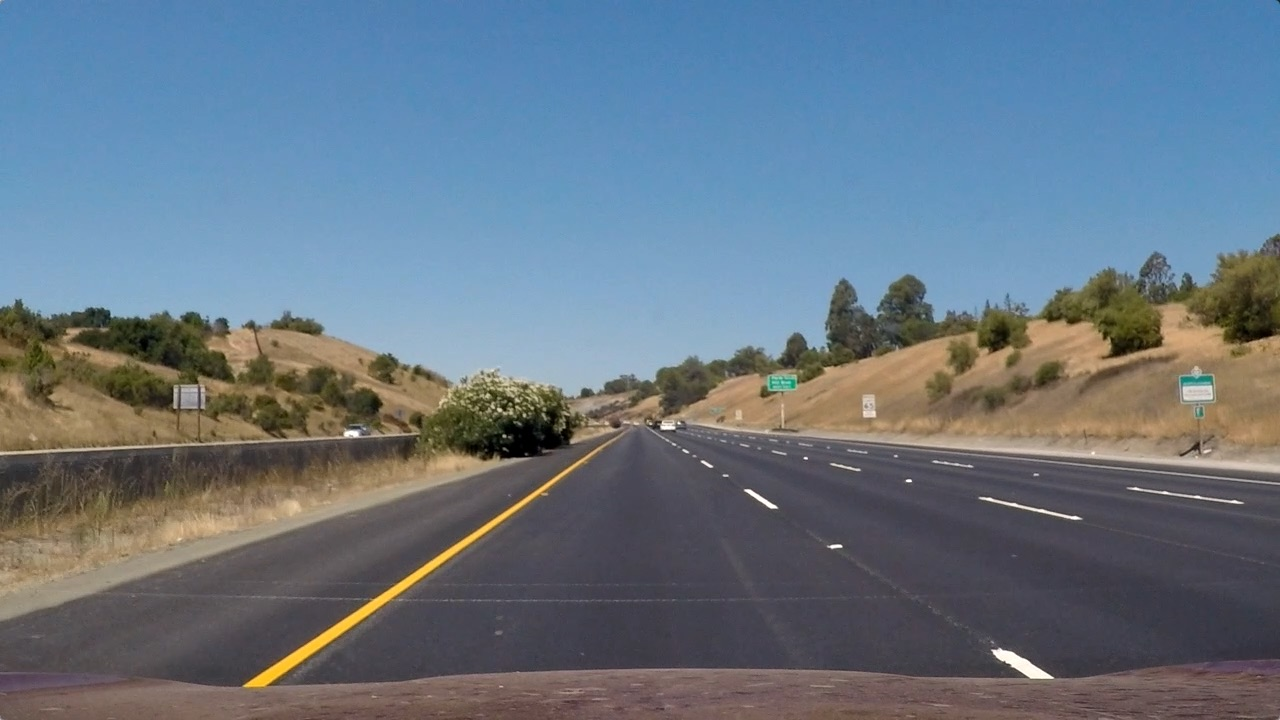
#> input picture test_images/straight_lines1.jpg, 1280 x 720 px
$ python edge_detection.py   (Python 2 division)
#> lines starting #> are read from the running program, lines starting #| are printed output that depends on the picture; after the words box and inside, x2 and y2 are one past the last pixel; in counts of white or black regions, pixels touching at a corner belong together
import sys,getopt
import numpy as np
import cv2
from matplotlib import pyplot as plt
import glob

# [14 lines left out: function lineSegment, not called in this run]

def hls_threshold(img,threshold=[100,100,100]):
	hls_img = cv2.cvtColor(img,cv2.COLOR_RGB2HLS)
	plt.subplot(411)
	plt.imshow(hls_img[:,:,0])
	plt.subplot(412)
	plt.imshow(hls_img[:,:,1])
	plt.subplot(413)
	plt.imshow(hls_img[:,:,2])
	mask = np.zeros_like(hls_img[:,:,1])
	mask[(hls_img[:,:,1]>100) & (hls_img[:,:,2]>60)] = 255;
	plt.subplot(414)
	plt.imshow(mask)
	plt.show()
	return mask

def canny(img,threshold=100):
	mask = cv2.Canny(img,180,200)
	return mask

def main():
	print "hello"
	img = cv2.imread('../test_images/straight_lines1.jpg')
#> img is the input picture: shape (720, 1280, 3); mean B, G, R 131.2, 117.7, 103.2
	cv2.imshow("image",img)
	cv2.waitKey(1000)
	edges = canny(img)
#> in canny, `mask = cv2.Canny(img,180,200)`:
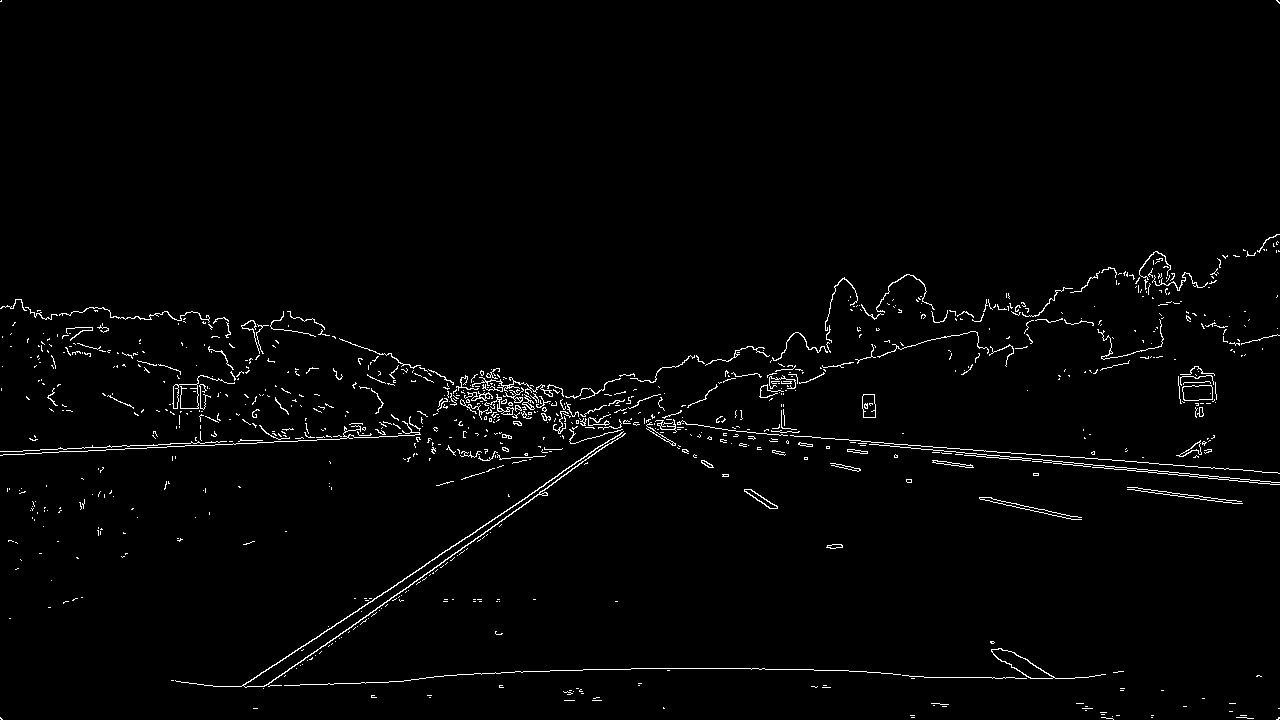
#> mask: shape (720, 1280); 1.7% white in thin lines or dots
	cv2.imshow("image",edges)
	cv2.waitKey(1000)
	mask = hls_threshold(img)
#> in hls_threshold, `plt.show()`:
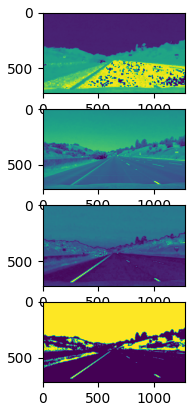
#> figure drawn by matplotlib, 4 panels
#> mask: shape (720, 1280); 51.6% white; 255 black regions (239 under 20 px), largest, box (x1, y1, x2, y2) and area: (0, 233, 1280, 720) 429174, (858, 351, 1280, 427) 15180, (948, 341, 978, 378) 681
	kernel = np.ones((15,15), np.uint8)
	img_dilation = cv2.dilate(mask, kernel, iterations=1)
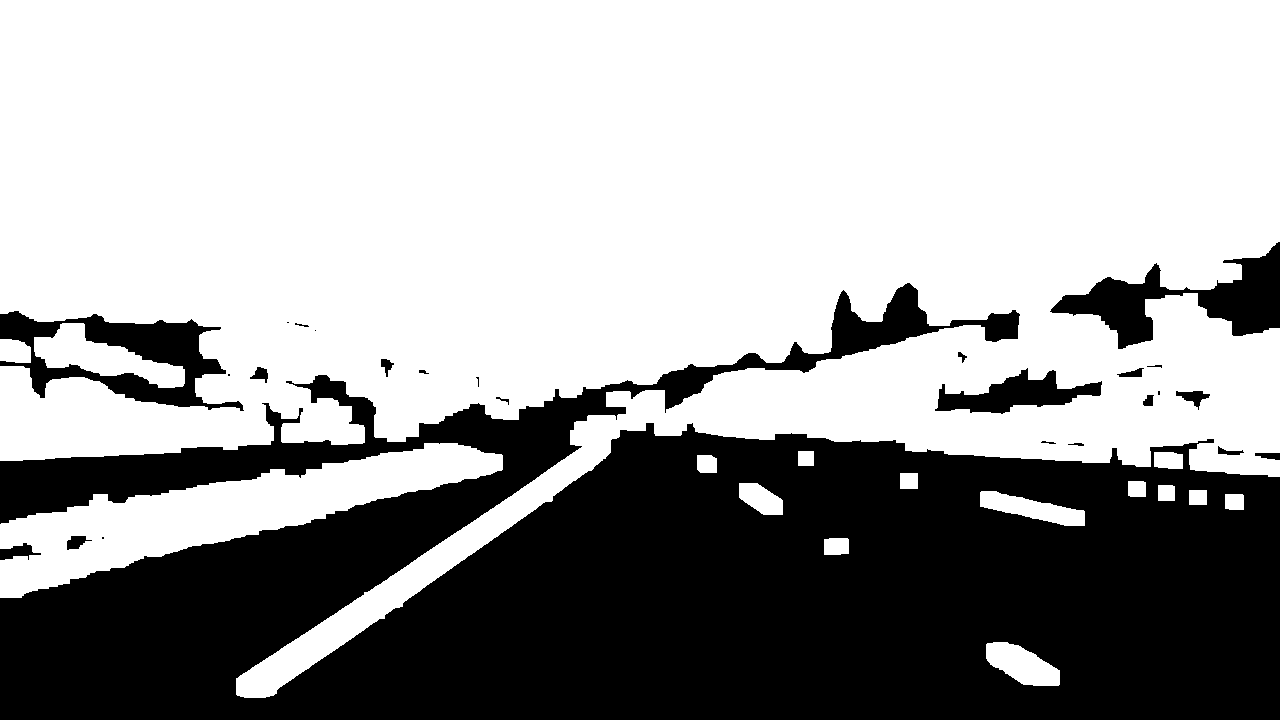
#> img_dilation: shape (720, 1280); 63.2% white; 26 black regions (6 under 20 px), largest, box (x1, y1, x2, y2) and area: (0, 283, 1280, 720) 315474, (0, 311, 244, 411) 9259, (1050, 242, 1280, 349) 8891
	res = cv2.bitwise_and(edges,edges,mask = mask)
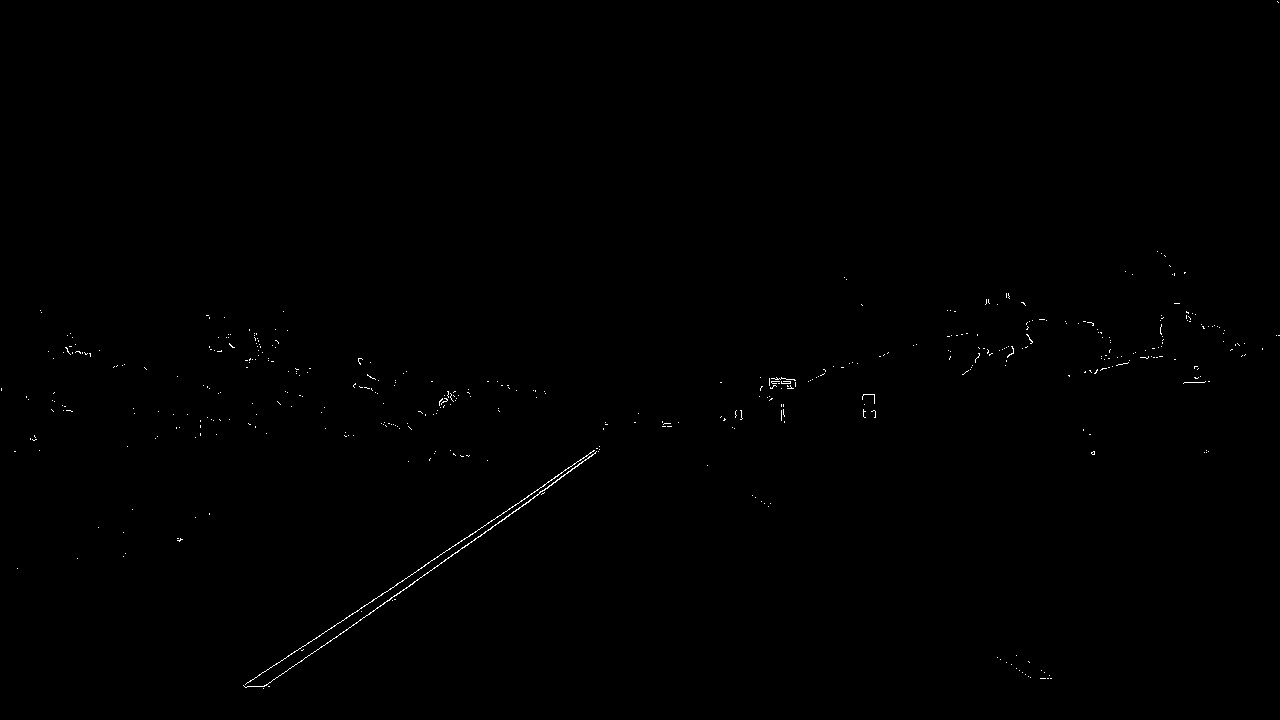
#> res: shape (720, 1280); 0.23% white in thin lines or dots
	cv2.imshow("image",res)
	cv2.waitKey(10000)
	# lineSegment(img,edges)

if __name__ == '__main__':
	main()

$ run again, with test_images/straight_lines2.jpg copied over test_images/straight_lines1.jpg
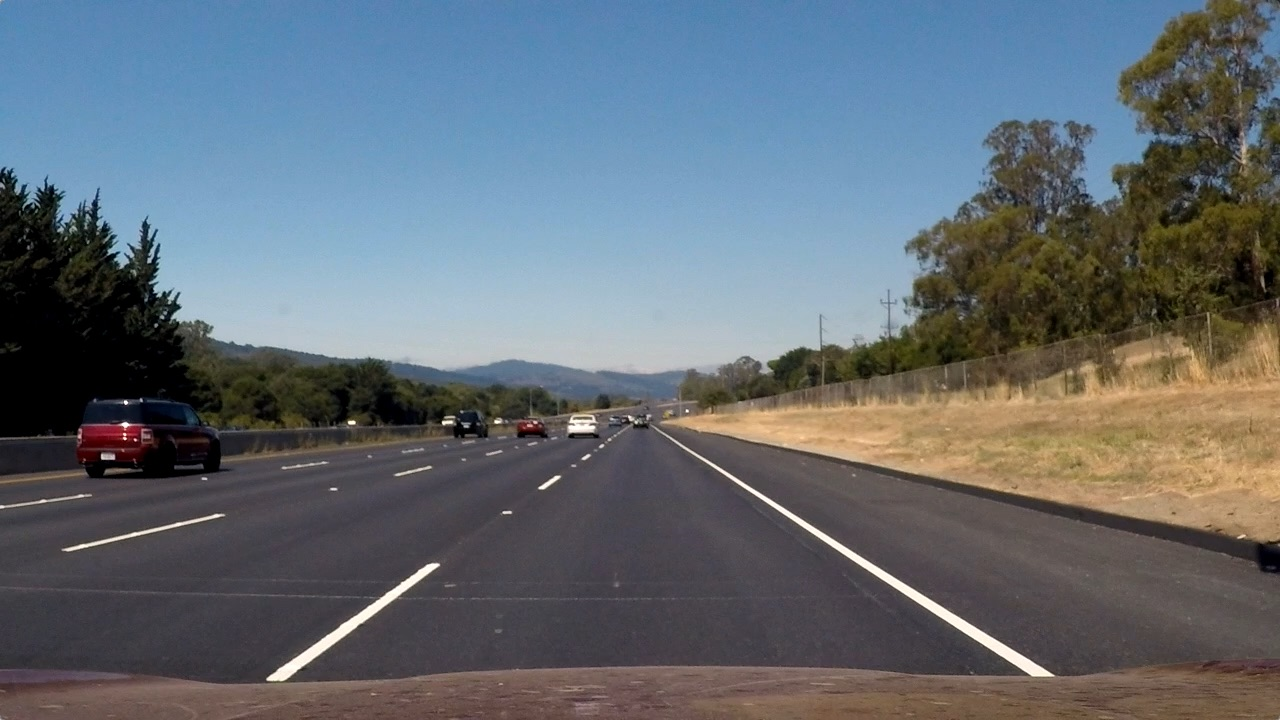
#> input picture test_images/straight_lines2.jpg, 1280 x 720 px
#> in main, img is the input picture: shape (720, 1280, 3); mean B, G, R 115.1, 107.7, 99.4
#> in canny, `mask = cv2.Canny(img,180,200)`:
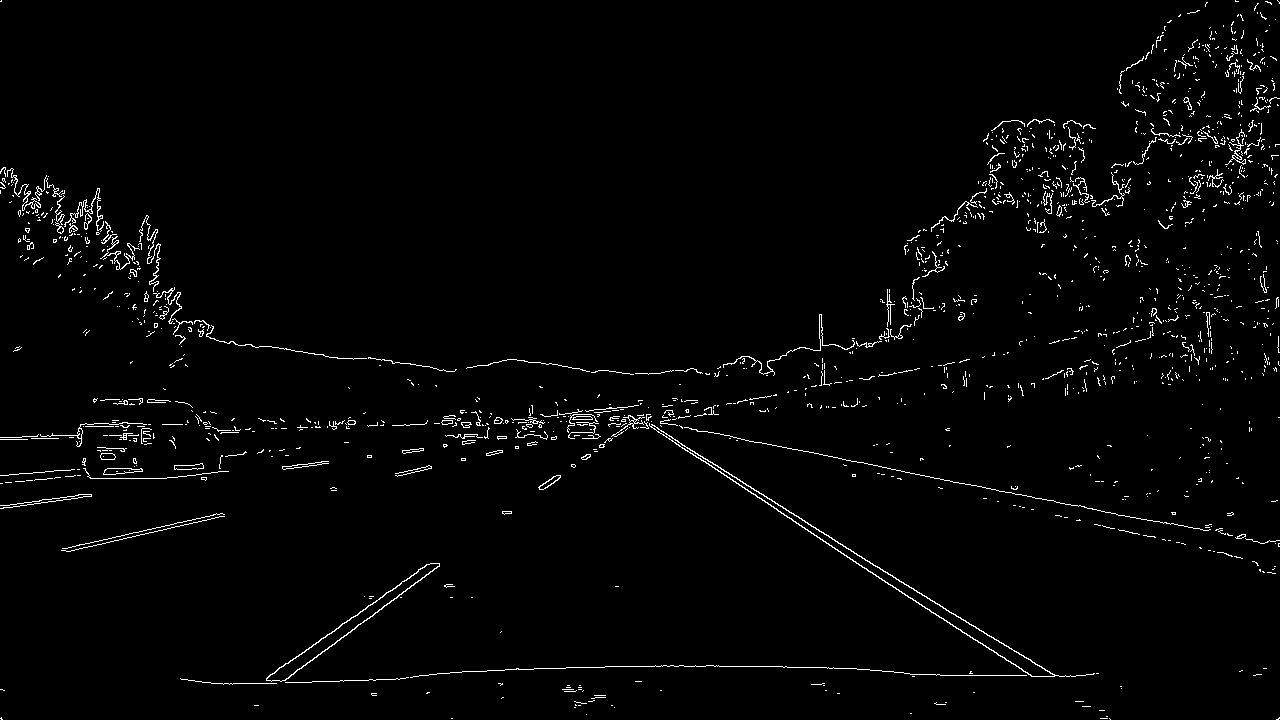
#> mask: shape (720, 1280); 1.9% white in thin lines or dots
#> hls_img: shape (720, 1280, 3); mean of channels 0, 1, 2 77.5, 107, 62.5
#> img_dilation: shape (720, 1280); 47.7% white; 27 white regions, largest, box (x1, y1, x2, y2) and area: (0, 0, 1211, 335) 328074, (657, 308, 1280, 547) 74898, (679, 441, 1061, 684) 11322
#> in main, `res = cv2.bitwise_and(edges,edges,mask = mask)`:
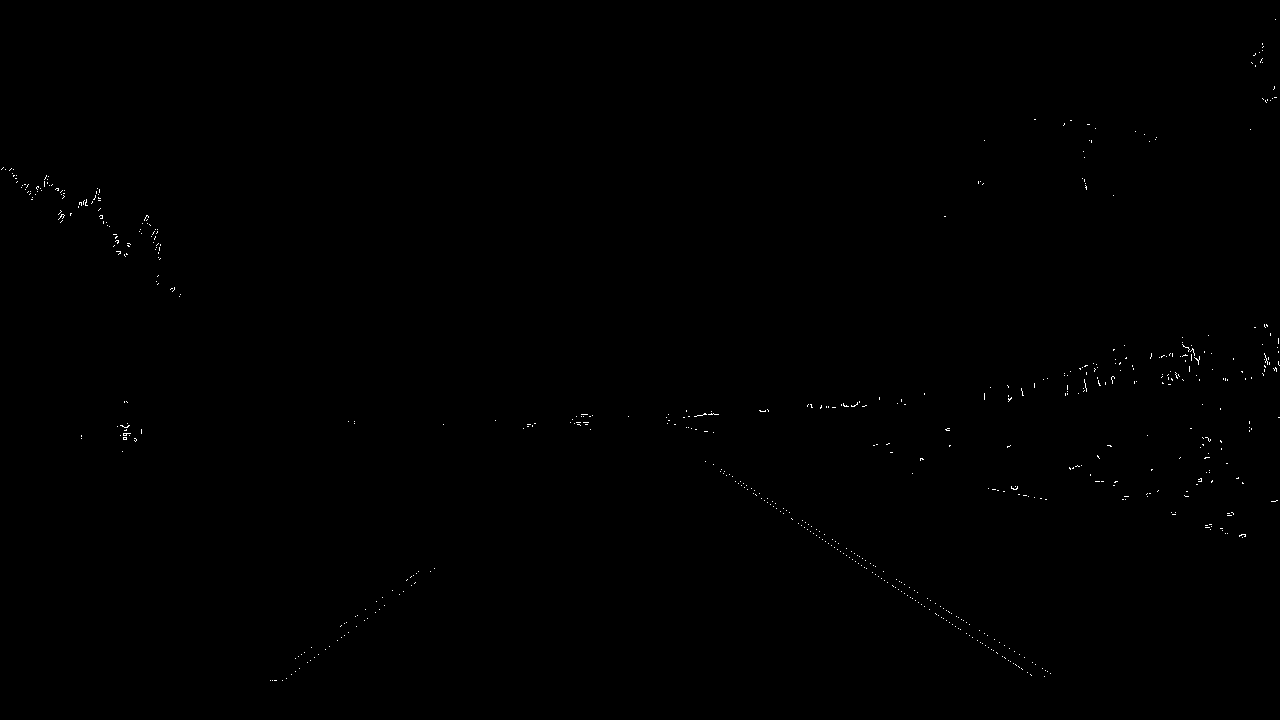
#> res: shape (720, 1280); 0.16% white in thin lines or dots
